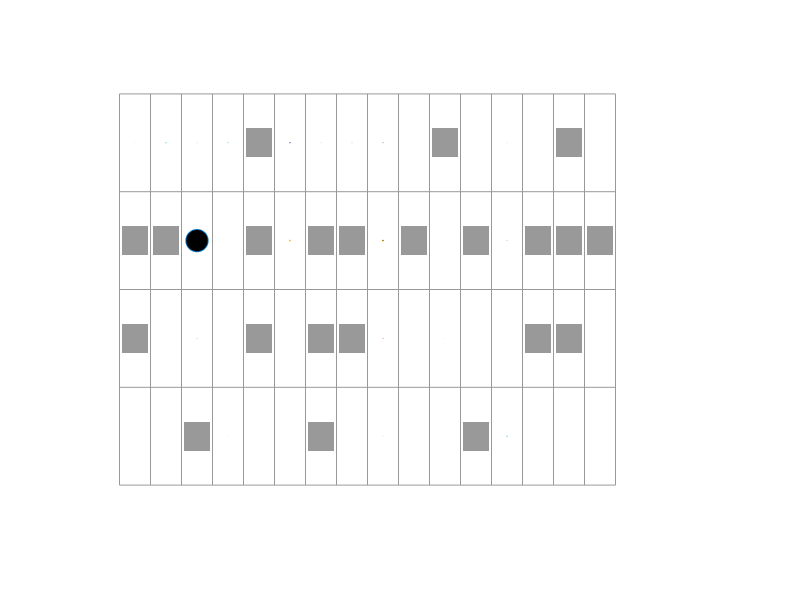

MATLAB code to generate this figure:
clear, close all

%% HMM Robot localization
% M. Yagci Date: 23.12.2013

% -------------------------------------------------------------------
%% Map initialization + Observations
% -------------------------------------------------------------------
nRows = 16; nCols = 4; 

obstacles = [ 	1 2; 1 3; 2 3; 3 1; 5 2; 5 3; 5 4; 7 1; 7 2; 7 3; 8 2; 8 3; 
                10 3; 11 4; 12 1; 12 3; 14 2; 14 3; 15 2; 15 3; 15 4; 16 3];
sizeObstacles = size(obstacles,1);

% state neighborhood model
nDirs = 4; % (N,W,E,S) 
neighborhood = zeros(nRows,nCols,nDirs);

pdf = zeros(nRows,nCols);
for i = 1:nRows
    for j=1:nCols
		pdf(i,j) = 1/(nRows*nCols - sizeObstacles);
		
		% mark obstacles for each neighborhood direction, e.g. [1 1 0 0] 
		if ( j+1 > nCols || sum(ismember(obstacles,[i j+1],'rows'))==1)
			neighborhood(i,j,1) = 1;
		end
		if ( j-1 < 1 || sum(ismember(obstacles,[i j-1],'rows'))==1)
			neighborhood(i,j,4) = 1;
		end
		if ( i+1 > nRows || sum(ismember(obstacles,[i+1 j],'rows'))==1)
			neighborhood(i,j,3) = 1;
		end
		if ( i-1 < 1 || sum(ismember(obstacles,[i-1 j],'rows'))==1)
			neighborhood(i,j,2) = 1;		
		end		
    end
end

% sensor error
err = 0.2; 

% observed obstacles in directions N,W,E,S
observations = [1 1 0 1; 
 				1 0 0 1;
 				1 0 0 0;
 				0 1 0 0];
%               0 0 1 0
%                 ];
				

% -------------------------------------------------------------------
%% Forward algorithm for filtering
% -------------------------------------------------------------------

% Initialize forward variables
for i = 1:nRows
	for j=1:nCols	
		if (sum(ismember(obstacles,[i j],'rows')) == 0)
			nv = [ neighborhood(i,j,1) neighborhood(i,j,2) neighborhood(i,j,3) neighborhood(i,j,4) ];
			observations(1,:);
			d = sum(abs(nv-observations(1,:)));
			pdf(i,j) = pdf(i,j) * (1-err)^(4-d)*err^d;
		else
			pdf(i,j) = 0;
		end
	end	
end
alphas = pdf;

% Recursion
for o=2:size(observations,1)

	currentObservation = observations(o,:);

	tempGrid = zeros(nRows,nCols); % holds intermediate scores to calculate forward variables (alphas)
	for i = 1:nRows
		for j=1:nCols
			if (sum(ismember(obstacles,[i j],'rows')) == 0)
				nv = [ neighborhood(i,j,1) neighborhood(i,j,2) neighborhood(i,j,3) neighborhood(i,j,4) ];

				pTrans = sum(nv)/length(nv);

				if nv(1) == 0
					tempGrid(i,j+1) = ...
                        tempGrid(i,j+1) + pTrans * alphas(i,j);
				end
				if nv(2) == 0
					tempGrid(i-1,j) = ...
                        tempGrid(i-1,j) + pTrans * alphas(i,j);
				end
				if nv(3) == 0
					tempGrid(i+1,j) = ...
                        tempGrid(i+1,j) + pTrans * alphas(i,j);
				end
				if nv(4) == 0
					tempGrid(i,j-1) = ...
                        tempGrid(i,j-1) + pTrans * alphas(i,j);
				end
			end			
		end
	end
	
	for i = 1:nRows
		for j=1:nCols
			if (sum(ismember(obstacles,[i j],'rows')) == 0)
				nv = [ neighborhood(i,j,1) neighborhood(i,j,2) neighborhood(i,j,3) neighborhood(i,j,4) ];
				d = sum(abs(nv-currentObservation));
				b = (1-err)^(4-d)*err^d;
				alphas(i,j) = tempGrid(i,j) * b;
			else
				alphas(i,j) = 0;
			end
		end
	end
end

% normalized alphas to get the posterior
posterior = alphas/ sum(sum(alphas));


% -------------------------------------------------------------------
%% Plot map with posterior
% -------------------------------------------------------------------
sizeGridX = nRows+1;
sizeGridY = nCols+1;
for i=1:sizeGridY
    plot([1 sizeGridX]-0.5,[i i]-0.5,'-','color',[.6,.6,.6]);hold on;
end
for i=1:sizeGridX
    plot([i i]-0.5,[1 sizeGridY]-0.5,'-','color',[.6,.6,.6]);hold on;
end
axis off

for i = 1:nRows
    for j=1:nCols
        isObstacle = false;
        for o=1:sizeObstacles
            if i == obstacles(o,1) && j == obstacles(o,2)
                isObstacle = true; break;
            end
        end
        
        if isObstacle
            text(i-.28,j,'X','color',[.6 .6 .6], ...
                'fontsize', 20, 'BackgroundColor',[.6 .6 .6])

                
        else
        	ms = posterior(i,j)*20 +.00000001;
        	plot(i,j,'marker', 'o', 'markerfacecolor', 'black', 'markersize', ms)
        end
    end
end

hFig = figure(1);
set(hFig, 'Position', [100 100 700 250])
